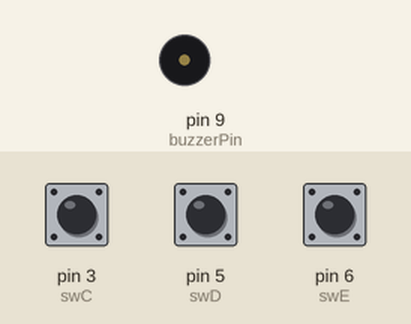
Recording of a sketch running on a simulated Arduino Uno, built with avr-gcc and run on an emulated ATmega328P. Shown: buzzer (waves = sounding). Inputs (shaded band) come from the test bench; at power-on: pin 3 (swC) HIGH, pin 5 (swD) HIGH, pin 6 (swE) HIGH.

Above: at 1.2 s.
1.3 s: pin 3 (swC) pulled LOW for 0.15 s
At 1.42 s:
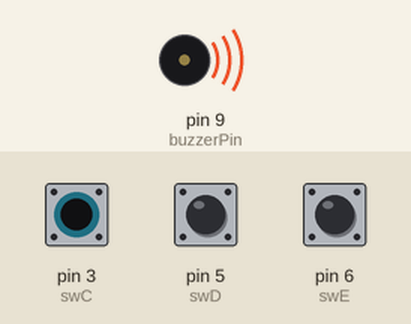
3.0 s: pin 3 (swC) pulled LOW for 3.2 s
At 6.9 s:
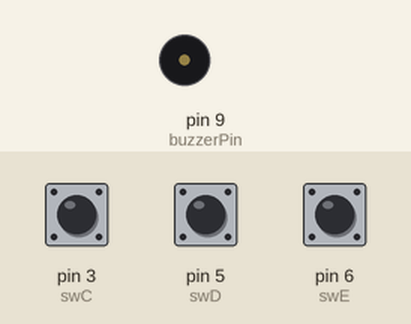
7.7 s: pin 5 (swD) pulled LOW for 3.2 s
At 8.0 s:
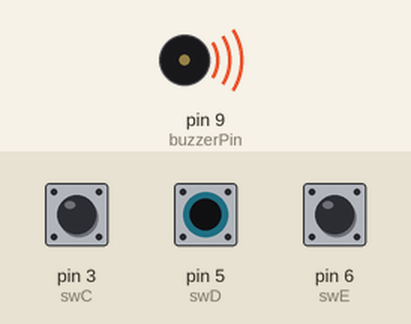
Timing chart, 0 to 12.5 s (numbered marks = the images above; inputs shaded):
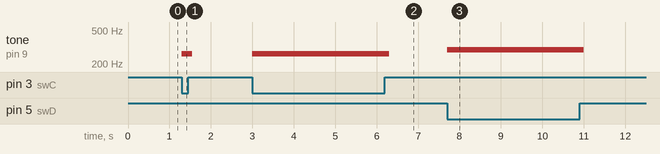

The sketch:

AR14_doremi.ino
```cpp
int buzzerPin = 9;
int songLength = 62;

const int swC = 3;
const int swD = 5;
const int swE = 6;
const int swPlaySong = 10;

char notes[] = "EGAGECE DCDCDCC ggg CCC EE EDCD EGAGECE DCDCDCC ggCCEGA GEDgC ";
int beats[] = {1,1,1,1,1,1,1,1,1,1,1,1,1,1,1,1,1,1,1,1,1,1,1,1,1,1,1,1,1,1,1,1,1,1,1,1,1,1,1,1,1,1,1,1,1,1,1,1,1,1,1,1,1,1,1,1,1,1,1,1,1,1};

int tempo = 200;

void setup() {
  pinMode(buzzerPin,OUTPUT);

  pinMode(swC, INPUT_PULLUP);
  pinMode(swD, INPUT_PULLUP);
  pinMode(swE, INPUT_PULLUP);
  pinMode(swPlaySong, INPUT_PULLUP);
}

void loop() {
  if(digitalRead(swC) == LOW){
    tone(buzzerPin,262,100);
  }
  if(digitalRead(swD) == LOW){
    tone(buzzerPin,294,100);
  }
  if(digitalRead(swE) == LOW){
    tone(buzzerPin,330,100);
  }
}
int frequency(char note){
  int i;

  int notes = 9;

  char names[] = {'g','a','b','C','D','E','F','G','A'};
  int frequencies[] = {392,440,494,524,588,660,699,785,881};

  for(i=0; i < notes; i++){
    if(names[i] == note){
      return(frequencies[i]);
    }
  }
  return(0);
}
```

Measured:
- after the input at 1.3 s, tone on pin 9 (buzzerPin): silent → 262 Hz at once, → silent 0.25 s later
- after the input at 3.0 s, tone on pin 9 (buzzerPin): silent → 262 Hz at once, → silent 3.3 s later
- after the input at 7.7 s, tone on pin 9 (buzzerPin): silent → 294 Hz at once, → silent 3.3 s later
